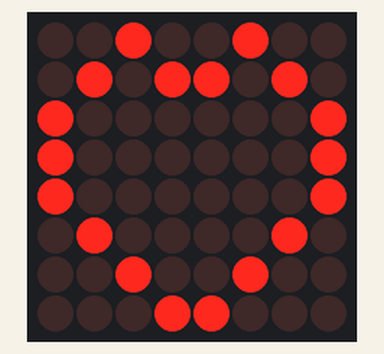
A sketch run on a simulated Arduino Uno, built with avr-gcc and run on an emulated ATmega328P. Shown: 8×8 LED matrix.

Above: at 0.1 s.
At 1.3 s:
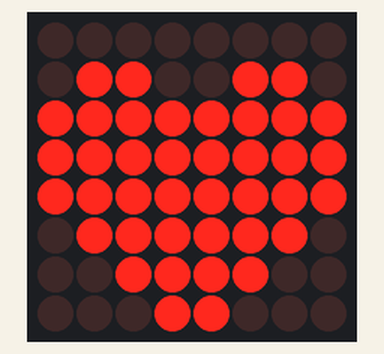

Measured:
- what the display in image 1 shows lasts 1.2 s, from 1.2 s to 2.4 s

The sketch:

AR13_heart.ino.ino
```cpp
#include "LedControlMS.h"

#define NBR_MTX 1 //number of matrices attached is one

LedControl lc=LedControl(4,3,2, NBR_MTX);//

unsigned long delayTime=1200;  // Delay between Frames

// Put values in arrays
byte emptyheart[] =
{
   B00100100,  // First frame of invader #1
   B01011010,
   B10000001,
   B10000001,
   B10000001,
   B01000010,
   B00100100,
   B00011000
};

byte wholeheart[] =
{
  B00000000, // Second frame of invader #1
  B01100110,
  B11111111,
  B11111111,
  B11111111,
  B01111110,
  B00111100,
  B00011000
};


void setup()
{
    lc.shutdown(0,false);// Wake up displays
//  lc.shutdown(1,false);
    lc.setIntensity(0,5);// Set intensity levels
//  lc.setIntensity(1,5);
    lc.clearDisplay(0); // Clear Displays
//  lc.clearDisplay(1);
}


//  Take values in Arrays and Display them
void semptyheart()
{
  for (int i = 0; i < 8; i++)
  {
    lc.setRow(0,i,emptyheart[i]);
  }
}

void swholeheart()
{
  for (int i = 0; i < 8; i++)
  {
    lc.setRow(0,i,wholeheart[i]);
  }
}


void loop()
{

    semptyheart();
    delay(delayTime);


    swholeheart();
    delay(delayTime);


}
```
